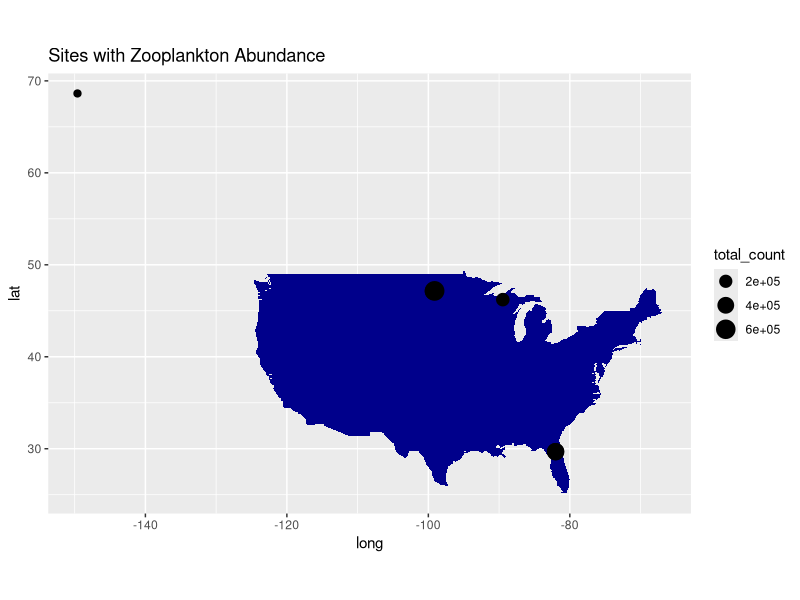
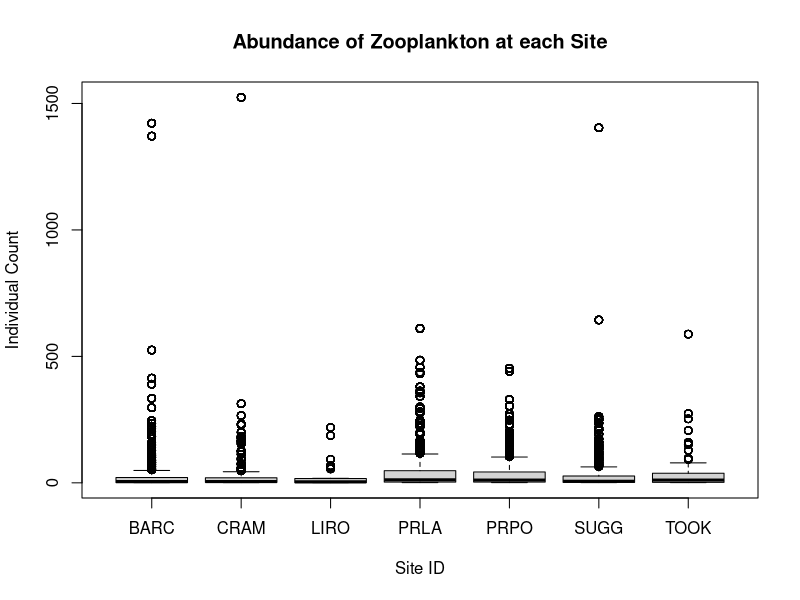
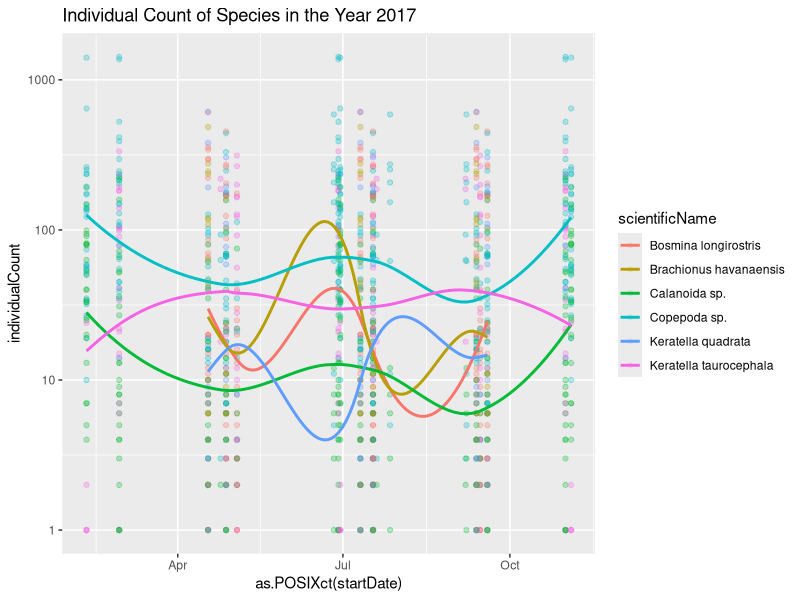
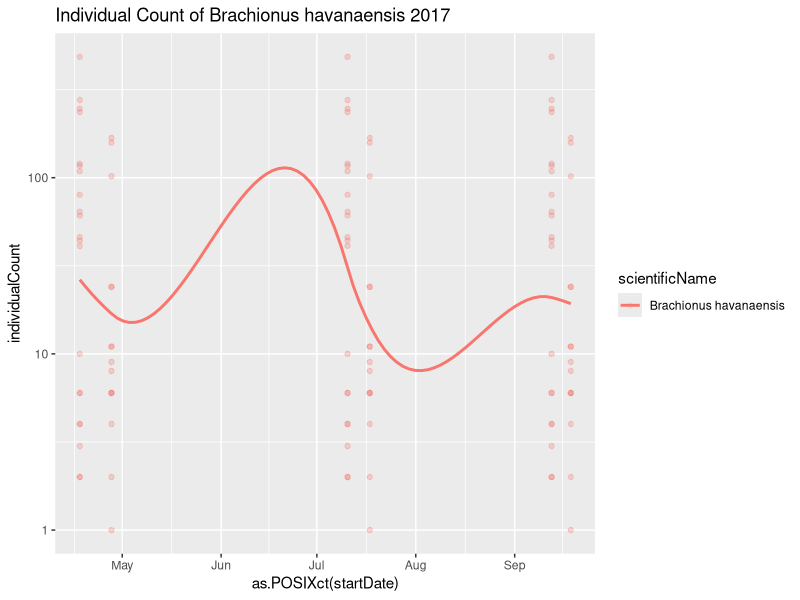
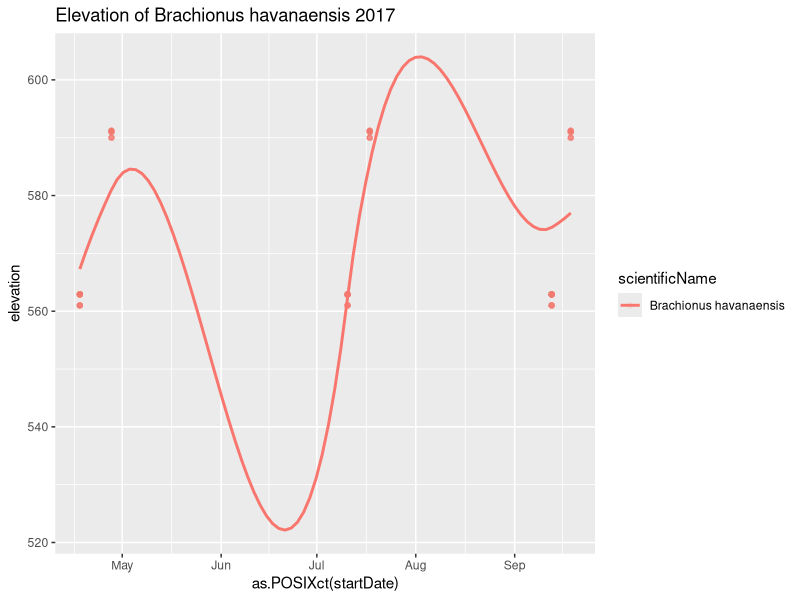
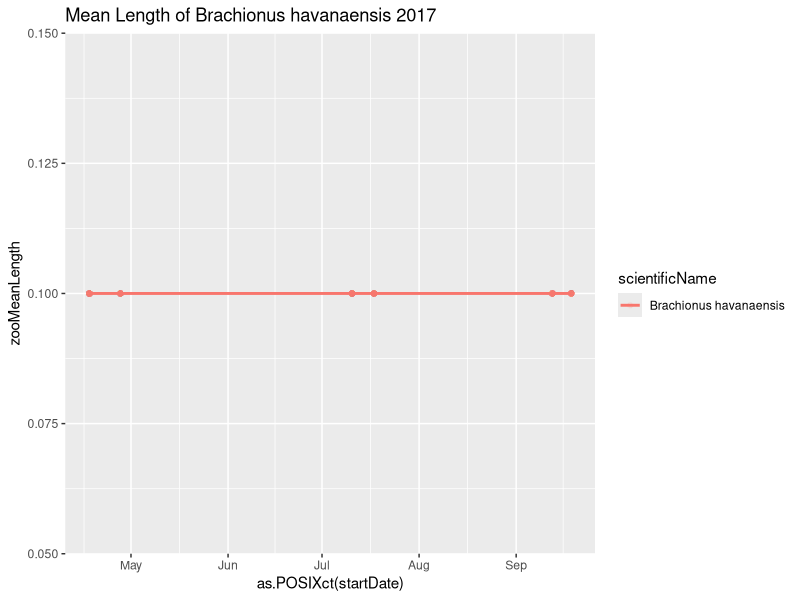
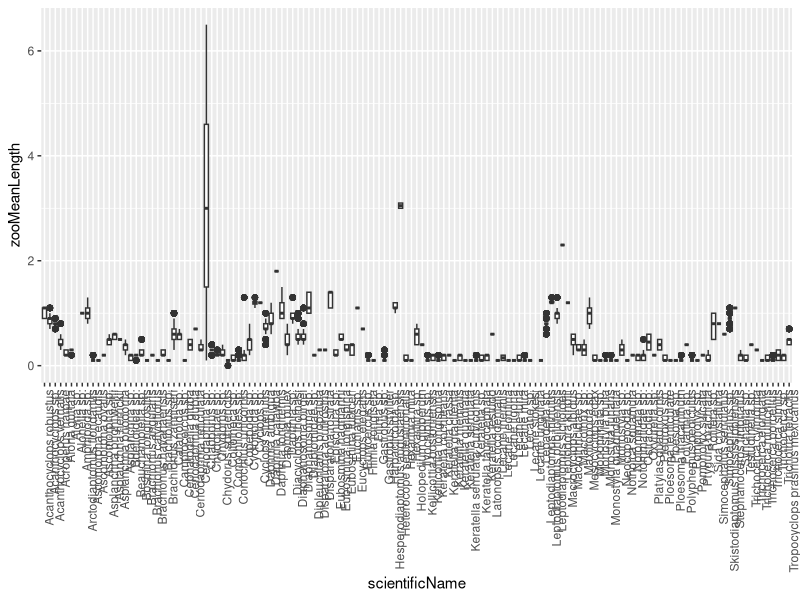

Here is the R script that generated these plots, in order:
## ---- chunk 1
knitr::opts_chunk$set(echo = TRUE)
## ---- chunk 2
# If you add any additional packages here, make sure they are
# also listed in the DESCRIPTION file
library("dplyr")
library("tidyr")
library("ggplot2")
library("readr")
library("lubridate")
## ---- chunk 3
# this is the information on location of zooplankton caught
zoo_data <- read_csv("filesToStack20219/stackedFiles/zoo_fieldData.csv")

# this is the info about the taxonomic identity of zooplankton found
zoo_tax <- read_csv("filesToStack20219/stackedFiles/zoo_taxonomyProcessed.csv")
## ---- chunk 4
# this is the combined data from two sets
zoo_all <- zoo_data %>%
  left_join(zoo_tax, by = "siteID")
## ---- chunk 5
usa_map <- map_data("usa")

points_with_lat_long <- zoo_all %>%
  filter(!is.na(decimalLatitude)) %>%
  filter(individualCount > 0) %>%
  group_by(siteID) %>%
  summarize(total_count = sum(individualCount),
            mean_lat = mean(decimalLatitude),
            mean_long = mean(decimalLongitude))

ggplot() +
  geom_polygon(data = usa_map,
               aes(x = long,
                   y = lat,
                   group = group),
               fill = "dark blue") +
  coord_fixed(1.3) +
  geom_point(data = points_with_lat_long,
           aes(x = mean_long,
               y = mean_lat,
               size = total_count)) +
  ggtitle("Sites with Zooplankton Abundance")
## ---- chunk 6
boxplot(individualCount ~ siteID, data = zoo_all,
        main = "Abundance of Zooplankton at each Site",
        xlab = "Site ID", ylab = "Individual Count")
## ---- chunk 7
most_abundant_spp <- zoo_all %>%
  group_by(scientificName) %>%
  summarize(sum_indiv = sum(individualCount, na.rm = TRUE)) %>%
  arrange(desc(sum_indiv)) %>%
  head() %>%
  pull(scientificName)
## ---- chunk 8
zoo_all %>%
  filter(scientificName %in% most_abundant_spp) %>%
  filter(year(startDate) == 2017) %>%
  ggplot(aes(x = as.POSIXct(startDate),
             y = individualCount,
             color = scientificName)) +
    geom_point(alpha = 0.1) +
    geom_smooth(method = "loess",
                se = FALSE) +
  scale_y_log10() +
  ggtitle("Individual Count of Species in the Year 2017") 
## ---- chunk 9
zoo_all %>%
  filter(scientificName %in% most_abundant_spp) %>%
  filter(year(startDate) == 2017) %>%
  filter(scientificName == "Brachionus havanaensis") %>%
  ggplot(aes(x = as.POSIXct(startDate),
             y = individualCount,
             color = scientificName)) +
    geom_point(alpha = 0.1) +
    geom_smooth(method = "loess",
                se = FALSE) +
  scale_y_log10() +
  ggtitle("Individual Count of Brachionus havanaensis 2017")
## ---- chunk 10
zoo_all %>%
  filter(scientificName %in% most_abundant_spp) %>%
  filter(year(startDate) == 2017) %>%
  filter(scientificName == "Brachionus havanaensis") %>%
  ggplot(aes(x = as.POSIXct(startDate),
             y = elevation,
             color = scientificName)) +
    geom_point(alpha = 0.1) +
    geom_smooth(method = "loess",
                se = FALSE) +
  ggtitle("Elevation of Brachionus havanaensis 2017")
## ---- chunk 11
zoo_all %>%
  filter(scientificName %in% most_abundant_spp) %>%
  filter(year(startDate) == 2017) %>%
  filter(scientificName == "Brachionus havanaensis") %>%
  ggplot(aes(x = as.POSIXct(startDate),
             y = zooMeanLength,
             color = scientificName)) +
    geom_point(alpha = 0.1) +
    geom_smooth(method = "loess",
                se = FALSE) +
  ggtitle("Mean Length of Brachionus havanaensis 2017")
## ---- chunk 12
zoo_all %>%
  #filter(scientificName %in% most_abundant_spp) %>%
  #filter(year(startDate) == 2017) %>%
  filter(scientificName == "Brachionus havanaensis") %>%
  lm(individualCount ~ elevation, data = .) %>%
  summary()
## ---- chunk 13
ggplot(zoo_all, aes(x = scientificName,
                    y = zooMeanLength)) +
  geom_boxplot() +
  theme(axis.text.x = element_text(angle=90, hjust=1)) 
